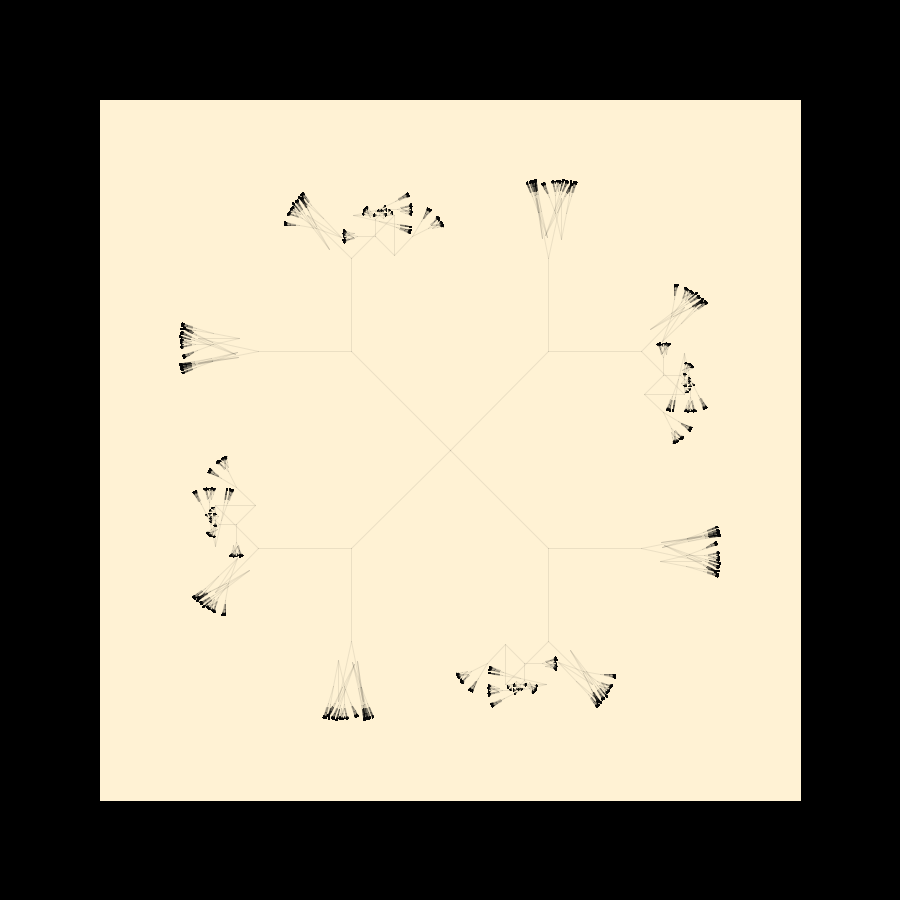
Frame 1 (no input)
Frame 60 (the mouse pressed at the canvas centre just before this capture): identical to frame 1, image omitted
Frame 120 (the mouse held since frame 60 and released just before this capture): identical to frame 1, image omitted

The Processing sketch that drew this single still picture (run headless with seeded random() and noise(); from frame 60 on, the mouse is pressed at the canvas centre):

// Processing sketch: fractal_08
// ── fractal_08.pde
// java version of the fractal root whorl
Whorl mainwhorl;

// the binary root that grows
class Root{
  float x,y,r,br,lim,a,ba;
  Root ltroot,rtroot;
  
  Root(float x,float y,float r,float br,float a,float ba){
    this.x=x;
    this.y=y;
    this.r=r;
    this.br=br;
    this.a=a;
    this.ba=ba;
    this.ltroot=null;
    this.rtroot=null;
  }
  
  void grow(int c){
    if(c<=0){
      return;
    }
    float x1=this.x+this.r*cos(this.a);
    float y1=this.y-this.r*sin(this.a);
    line(this.x,this.y,x1,y1);
    this.ltroot=new Root(x1,y1,this.br*this.r,pow(-1,c)*this.br,this.a+this.ba,exp(-0.075*c)*pow(-1,c)*this.ba);
    this.rtroot=new Root(x1,y1,this.br*this.r,pow(-1,c)*this.br,this.a-this.ba,pow(-1,c)*this.ba);
    this.ltroot.grow(c-1);
    this.rtroot.grow(c-1);
  }
}

class Whorl{
  ArrayList<Root> roots;
  
  Whorl(float x,float y,float n,float di,float fr,float fa,float turn){
    this.roots=new ArrayList<Root>();
    float angle=2*PI/n;
    for(int i=0;i<n;i++){
      this.roots.add(new Root(x,y,di,fr,i*angle+turn,fa));
    }
  }
  
  void proliferate(){
    for(Root root:roots){
      root.grow(18);
    }
  }
}

void setup(){
  size(900,900);
  background(0);
  fill(255,242,212);
  rectMode(CENTER);
  rect(width/2,height/2,702,702);
  stroke(0,0,0,20);
  strokeWeight(1.0);
  noFill();
  smooth();
  mainwhorl=new Whorl(width/2,height/2,4,140,0.66,PI/4,PI/4); // v0.8
  mainwhorl.proliferate();
}

void draw(){}

String rndstr(int n){
  StringBuffer sb=new StringBuffer();
  for(int i=0;i<n;i++){
    char rc=(char)int(random(65,90.1));
    sb.append(rc);
  }
  return sb.toString();
}

void keyPressed(){
  if(key=='q'){
    println("bye!");
    exit();
  }else if(key=='s'){
    String fn="img/fractalroot_"+rndstr(8)+".png";
    println("saving to file: "+fn);
    save(fn);
  }
}
